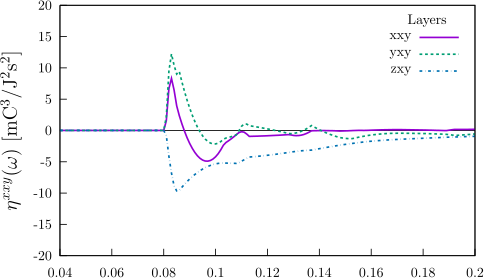

Write gnuplot code to recreate this figure.
set terminal mp color dashed latex 11

# set xlabel "{\\Large Photon Energy (eV)}"

#z lenght of layer [Angstroms (la) & meters (lm)]
lb=2.766410479
la=1.463921487
lm=la*1E-10

set xtics nomirror
set ytics nomirror

set xzeroaxis lw 1 lt 2 lc 0

#set label 1 "{\\Large C$_{16}$H$_{8}$-up}"   at  graph 0.07, graph 0.15 
set key title "Layers"

#######   THREE IN ONE PLOT 
# set title ""
# set xtics 0.05
set xrange [0.04:0.2]
set yrange [-20:20]


set ylabel "{\\Large $\\eta^{xxy}(\\omega)$ [mC$^{3}$/J$^{2}$s$^{2}$]}"
# set yrange [-30:30]
set output "up-eta.mp"
p   "data/up/res-nospin_0-2eV/eta2.kk_xxy_yxy_zxy_8452_40-nospin_scissor_0_Nc_27" u ($1-.004):($2*lm)  title "xxy" w l lw 2.0 lt 1 dt 1,\
    "data/up/res-nospin_0-2eV/eta2.kk_xxy_yxy_zxy_8452_40-nospin_scissor_0_Nc_27" u ($1-.004):($3*lm)  title "yxy" w l lw 2.0 lt 2 dt 2,\
    "data/up/res-nospin_0-2eV/eta2.kk_xxy_yxy_zxy_8452_40-nospin_scissor_0_Nc_27" u ($1-.004):($4*lm)  title "zxy" w l lw 2.0 lt 6 dt 3,\

# set ylabel "{\\Large $\\eta^{yxy}(\\omega)$ [mC$^{3}$/J$^{2}$s$^{2}$]}"
# # set yrange [-15:20]
# set output "eta-up_y.mp"
# p   "data/up/res-nospin_0-2eV/eta2.kk_xxy_yxy_zxy_8452_40-nospin_scissor_0_Nc_27"      u ($1-.004):($3*lm)  title "Total" w l ls 1 lw 2,\
#     "data/up/res-nospin_0-2eV/calEta2.kk_xxy_yxy_zxy_8452_1_40-nospin_scissor_0_Nc_27" u ($1-.004):(-$3*lm) title "H"  w l ls 2 lw 2 dt 2,\
#     "data/up/res-nospin_0-2eV/calEta2.kk_xxy_yxy_zxy_8452_2_40-nospin_scissor_0_Nc_27" u ($1-.004):(-$3*lm) title "C"  w l ls 6 lw 2 dt 3,\

# set key bottom right

# set ylabel "{\\Large $\\eta^{zxy}(\\omega)$ [mC$^{3}$/J$^{2}$s$^{2}$]}"
# set output "eta-up_z.mp"
# p   "data/up/res-nospin_0-2eV/eta2.kk_xxy_yxy_zxy_8452_40-nospin_scissor_0_Nc_27"      u ($1-.004):($4*lm)  title "Total" w l ls 1 lw 2,\
#     "data/up/res-nospin_0-2eV/calEta2.kk_xxy_yxy_zxy_8452_1_40-nospin_scissor_0_Nc_27" u ($1-.004):(-$4*lm) title "H"  w l ls 2 lw 2 dt 2,\
#     "data/up/res-nospin_0-2eV/calEta2.kk_xxy_yxy_zxy_8452_2_40-nospin_scissor_0_Nc_27" u ($1-.004):(-$4*lm) title "C"  w l ls 6 lw 3 dt 3,\
